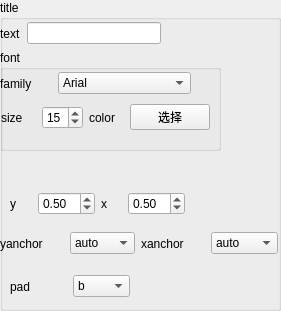
        <widget class="QGroupBox" name="groupBox_5">
         <property name="geometry">
          <rect>
           <x>0</x>
           <y>0</y>
           <width>281</width>
           <height>311</height>
          </rect>
         </property>
         <property name="title">
          <string>title</string>
         </property>
         <widget class="QGroupBox" name="groupBox_15">
          <property name="geometry">
           <rect>
            <x>0</x>
            <y>50</y>
            <width>221</width>
            <height>101</height>
           </rect>
          </property>
          <property name="title">
           <string>font</string>
          </property>
          <widget class="QWidget" name="layoutWidget_2">
           <property name="geometry">
            <rect>
             <x>0</x>
             <y>20</y>
             <width>191</width>
             <height>27</height>
            </rect>
           </property>
           <layout class="QHBoxLayout" name="horizontalLayout_18">
            <item>
             <widget class="QLabel" name="label_27">
              <property name="text">
               <string>family</string>
              </property>
             </widget>
            </item>
            <item>
             <widget class="QComboBox" name="comboBox_layout_title_font_family">
              <item>
               <property name="text">
                <string>Arial</string>
               </property>
              </item>
              <item>
               <property name="text">
                <string>Balto</string>
               </property>
              </item>
              <item>
               <property name="text">
                <string>Courier New</string>
               </property>
              </item>
              <item>
               <property name="text">
                <string>Droid Sans</string>
               </property>
              </item>
              <item>
               <property name="text">
                <string>Droid  Serif</string>
               </property>
              </item>
              <item>
               <property name="text">
                <string>Droid Sans Mono</string>
               </property>
              </item>
              <item>
               <property name="text">
                <string>Gravitas One</string>
               </property>
              </item>
              <item>
               <property name="text">
                <string>Old Standard TT</string>
               </property>
              </item>
              <item>
               <property name="text">
                <string>Open Sans</string>
               </property>
              </item>
              <item>
               <property name="text">
                <string>Overpass</string>
               </property>
              </item>
              <item>
               <property name="text">
                <string>PT Sans Narrow</string>
               </property>
              </item>
              <item>
               <property name="text">
                <string>Raleway</string>
               </property>
              </item>
              <item>
               <property name="text">
                <string>Times New Roman</string>
               </property>
              </item>
             </widget>
            </item>
           </layout>
          </widget>
          <widget class="QWidget" name="layoutWidget_3">
           <property name="geometry">
            <rect>
             <x>1</x>
             <y>51</y>
             <width>209</width>
             <height>33</height>
            </rect>
           </property>
           <layout class="QHBoxLayout" name="horizontalLayout_31">
            <item>
             <widget class="QLabel" name="label_31">
              <property name="text">
               <string>size</string>
              </property>
             </widget>
            </item>
            <item>
             <widget class="QSpinBox" name="spinBox_layout_title_font_size">
              <property name="minimum">
               <number>1</number>
              </property>
              <property name="value">
               <number>15</number>
              </property>
             </widget>
            </item>
            <item>
             <widget class="QLabel" name="label_33">
              <property name="text">
               <string>color</string>
              </property>
             </widget>
            </item>
            <item>
             <widget class="QPushButton" name="layout_title_font_color_Btn">
              <property name="text">
               <string>选择</string>
              </property>
             </widget>
            </item>
           </layout>
          </widget>
         </widget>
         <widget class="QWidget" name="">
          <property name="geometry">
           <rect>
            <x>0</x>
            <y>20</y>
            <width>161</width>
            <height>27</height>
           </rect>
          </property>
          <layout class="QHBoxLayout" name="horizontalLayout_2">
           <item>
            <widget class="QLabel" name="label_37">
             <property name="text">
              <string>text</string>
             </property>
            </widget>
           </item>
           <item>
            <widget class="QLineEdit" name="lineEdit_layout_title_text"/>
           </item>
          </layout>
         </widget>
         <widget class="QWidget" name="">
          <property name="geometry">
           <rect>
            <x>10</x>
            <y>190</y>
            <width>175</width>
            <height>28</height>
           </rect>
          </property>
          <layout class="QHBoxLayout" name="horizontalLayout_3">
           <item>
            <widget class="QLabel" name="label_40">
             <property name="text">
              <string>y</string>
             </property>
            </widget>
           </item>
           <item>
            <widget class="QDoubleSpinBox" name="doubleSpinBox_layout_title_y">
             <property name="value">
              <double>0.500000000000000</double>
             </property>
            </widget>
           </item>
           <item>
            <widget class="QLabel" name="label_39">
             <property name="text">
              <string>x</string>
             </property>
            </widget>
           </item>
           <item>
            <widget class="QDoubleSpinBox" name="doubleSpinBox_layout_title_x">
             <property name="value">
              <double>0.500000000000000</double>
             </property>
            </widget>
           </item>
          </layout>
         </widget>
         <widget class="QWidget" name="">
          <property name="geometry">
           <rect>
            <x>0</x>
            <y>230</y>
            <width>278</width>
            <height>27</height>
           </rect>
          </property>
          <layout class="QHBoxLayout" name="horizontalLayout_4">
           <item>
            <widget class="QLabel" name="label_42">
             <property name="text">
              <string>yanchor</string>
             </property>
            </widget>
           </item>
           <item>
            <widget class="QComboBox" name="comboBox_layout_title_xanchor">
             <item>
              <property name="text">
               <string>auto</string>
              </property>
             </item>
             <item>
              <property name="text">
               <string>left</string>
              </property>
             </item>
             <item>
              <property name="text">
               <string>center</string>
              </property>
             </item>
             <item>
              <property name="text">
               <string>right</string>
              </property>
             </item>
            </widget>
           </item>
           <item>
            <widget class="QLabel" name="label_41">
             <property name="text">
              <string>xanchor</string>
             </property>
            </widget>
           </item>
           <item>
            <widget class="QComboBox" name="comboBox_layout_title_yanchor">
             <item>
              <property name="text">
               <string>auto</string>
              </property>
             </item>
             <item>
              <property name="text">
               <string>top</string>
              </property>
             </item>
             <item>
              <property name="text">
               <string>middle</string>
              </property>
             </item>
             <item>
              <property name="text">
               <string>bottom</string>
              </property>
             </item>
            </widget>
           </item>
          </layout>
         </widget>
         <widget class="QWidget" name="">
          <property name="geometry">
           <rect>
            <x>10</x>
            <y>270</y>
            <width>120</width>
            <height>33</height>
           </rect>
          </property>
          <layout class="QHBoxLayout" name="horizontalLayout_19">
           <item>
            <widget class="QLabel" name="label_3">
             <property name="text">
              <string>pad</string>
             </property>
            </widget>
           </item>
           <item>
            <widget class="QComboBox" name="comboBox_layout_title_pad">
             <item>
              <property name="text">
               <string>b</string>
              </property>
             </item>
             <item>
              <property name="text">
               <string>l</string>
              </property>
             </item>
             <item>
              <property name="text">
               <string>r</string>
              </property>
             </item>
             <item>
              <property name="text">
               <string>t</string>
              </property>
             </item>
            </widget>
           </item>
          </layout>
         </widget>
        </widget>
